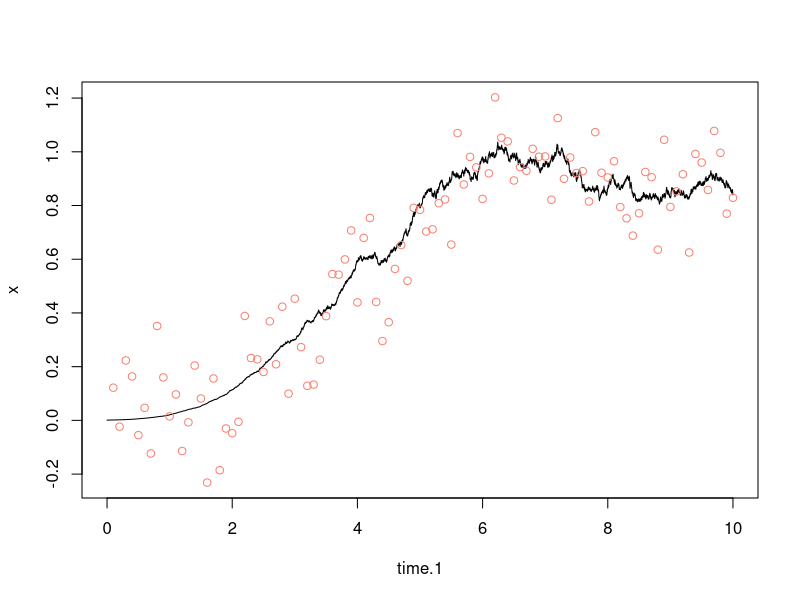

Recreate this plot in R.
# SDE

n.step <- 10000
start.time <- 0
end.time <- 10
delta.t <- (end.time - start.time)/n.step 
x0 <- 0.001

drift.fun <- function(b,x){
  -b*x*log(x)
}

diffusion.fun <- function(sigma,x){
  sigma^2*x^2
}
x <- rep(0,n.step)
y <- rep(0,n.step/100)
x[1] <- x0

b <- 0.6
sigma <- 0.1
sigma_obs <- 0.02
k <- 1
for (i in 1:(n.step-1)) {
  
  if (x[i]<=0){
    x[i+1] <- x0
  } else {
    x[i+1] <- x[i] + drift.fun(b,x[i])*delta.t + sqrt(delta.t*diffusion.fun(sigma,x[i]))*rnorm(1)  
  }
  if(i%%100==0 || i==n.step-1) {
    y[k] <- x[i+1]+sqrt(sigma_obs)*rnorm(1)
    k <- k+1
  }
}
time.1 <- seq(start.time, end.time,length.out=n.step)
time.2 <- seq(100,n.step, by=100)
plot(time.1,x,type="l", ylim = c(min(x,y), max(x,y)))
points(time.2*delta.t,y,col="salmon")

theta <- c(0.45, 0.2, 0.05)

SDE <- function(b,s,x.init,no.Discretization){
  delta.t.SDE <- 1/no.Discretization
  x <- x.init
  for (i in 1:no.Discretization) {
    if(x<=0){
      x <- x.init
    } else {
      x <- x + drift.fun(b,x)*delta.t.SDE + sqrt(diffusion.fun(s, x)*delta.t.SDE)*rnorm(1)   
    }
  }
  x
}

particle.filter <- function(y, theta, no.Particles, initial.State, no.Discretization){
  obs.time <- length(y)  
  b.par <- theta[1]
  sigma.par <- theta[2]
  sigma.obs.par <- theta[3]
  
  for (t in 2:obs.time) {
    
  }
}